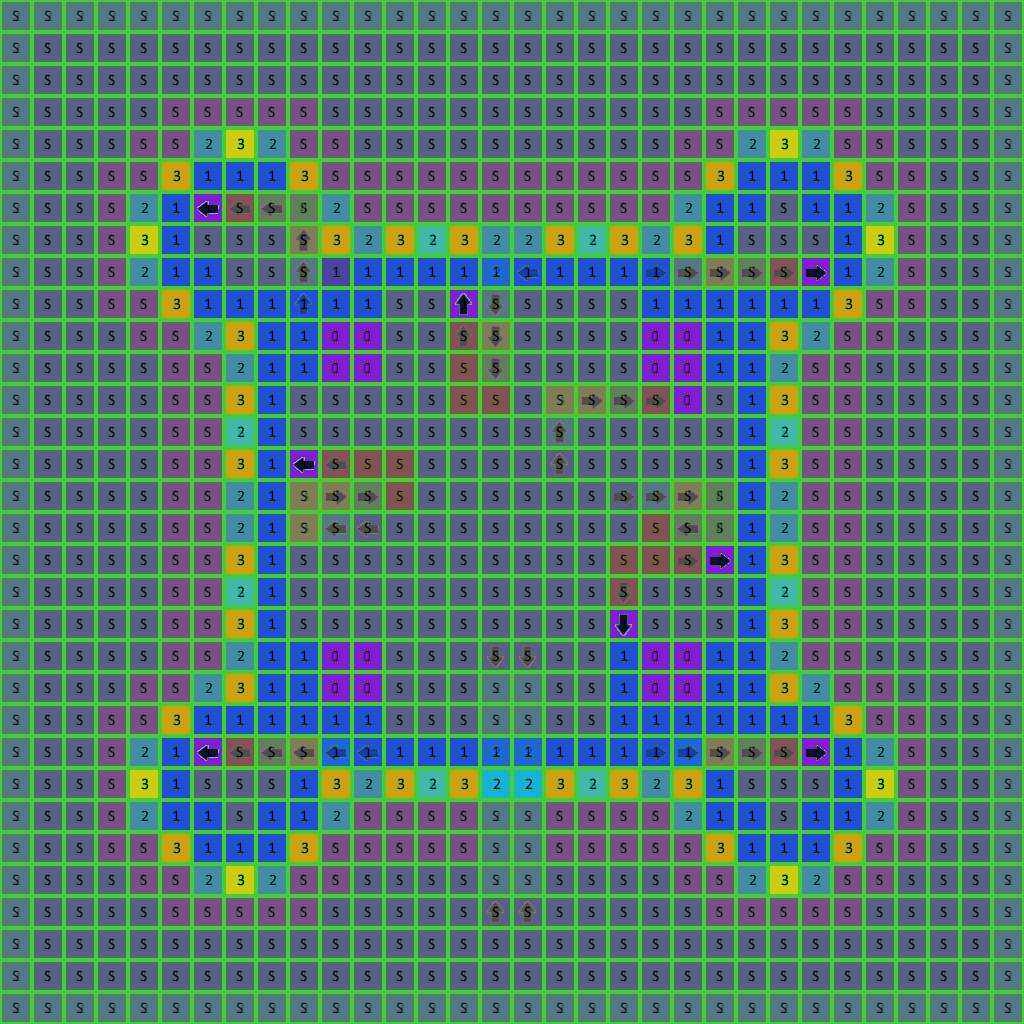

A level layout from a 2D game, rendered from its tile map. Below: a short description, then the map file with tile-grid data replaced by summaries:
An orthogonal 32x32 tile map with 32x32 px tiles, 2 tile layers (Tile Layer 1, Tile Layer 2) and 21 objects (16x Torch, 5x Light).

<map version="1.0" orientation="orthogonal" width="32" height="32" tilewidth="32" tileheight="32">
 <tileset firstgid="1" name="TileMapLarge" tilewidth="32" tileheight="32">
  <image source="TileMapLarge.png" width="256" height="256" />
  <tile id="0">
   <properties>
    <property name="height" value="0" />
   </properties>
  </tile>
  <tile id="1">
   <properties>
    <property name="height" value="1" />
   </properties>
  </tile>
  <tile id="2">
   <properties>
    <property name="height" value="2" />
   </properties>
  </tile>
  <tile id="3">
   <properties>
    <property name="height" value="3" />
   </properties>
  </tile>
  <tile id="4">
   <properties>
    <property name="height" value="4" />
   </properties>
  </tile>
  <tile id="5">
   <properties>
    <property name="height" value="5" />
    <property name="solid" value="" />
   </properties>
  </tile>
  <tile id="8">
   <properties>
    <property name="height" value="0" />
    <property name="ramp" value="up" />
   </properties>
  </tile>
  <tile id="9">
   <properties>
    <property name="height" value="1" />
    <property name="ramp" value="up" />
   </properties>
  </tile>
  <tile id="10">
   <properties>
    <property name="height" value="2" />
    <property name="ramp" value="up" />
   </properties>
  </tile>
  <tile id="11">
   <properties>
    <property name="height" value="3" />
    <property name="ramp" value="up" />
   </properties>
  </tile>
  <tile id="12">
   <properties>
    <property name="height" value="4" />
    <property name="ramp" value="up" />
   </properties>
  </tile>
  <tile id="13">
   <properties>
    <property name="height" value="5" />
    <property name="ramp" value="up" />
   </properties>
  </tile>
  <tile id="16">
   <properties>
    <property name="height" value="0" />
    <property name="ramp" value="down" />
   </properties>
  </tile>
  <tile id="17">
   <properties>
    <property name="height" value="1" />
    <property name="ramp" value="down" />
   </properties>
  </tile>
  <tile id="18">
   <properties>
    <property name="height" value="2" />
    <property name="ramp" value="down" />
   </properties>
  </tile>
  <tile id="19">
   <properties>
    <property name="height" value="3" />
    <property name="ramp" value="down" />
   </properties>
  </tile>
  <tile id="20">
   <properties>
    <property name="height" value="4" />
    <property name="ramp" value="down" />
   </properties>
  </tile>
  <tile id="21">
   <properties>
    <property name="height" value="5" />
    <property name="ramp" value="down" />
   </properties>
  </tile>
  <tile id="24">
   <properties>
    <property name="height" value="0" />
    <property name="ramp" value="left" />
   </properties>
  </tile>
  <tile id="25">
   <properties>
    <property name="height" value="1" />
    <property name="ramp" value="left" />
   </properties>
  </tile>
  <tile id="26">
   <properties>
    <property name="height" value="2" />
    <property name="ramp" value="left" />
   </properties>
  </tile>
  <tile id="27">
   <properties>
    <property name="height" value="3" />
    <property name="ramp" value="left" />
   </properties>
  </tile>
  <tile id="28">
   <properties>
    <property name="height" value="4" />
    <property name="ramp" value="left" />
   </properties>
  </tile>
  <tile id="29">
   <properties>
    <property name="height" value="5" />
    <property name="ramp" value="left" />
   </properties>
  </tile>
  <tile id="32">
   <properties>
    <property name="height" value="0" />
    <property name="ramp" value="right" />
   </properties>
  </tile>
  <tile id="33">
   <properties>
    <property name="height" value="1" />
    <property name="ramp" value="right" />
   </properties>
  </tile>
  <tile id="34">
   <properties>
    <property name="height" value="2" />
    <property name="ramp" value="right" />
   </properties>
  </tile>
  <tile id="35">
   <properties>
    <property name="height" value="3" />
    <property name="ramp" value="right" />
   </properties>
  </tile>
  <tile id="36">
   <properties>
    <property name="height" value="4" />
    <property name="ramp" value="right" />
   </properties>
  </tile>
  <tile id="37">
   <properties>
    <property name="height" value="5" />
    <property name="ramp" value="right" />
   </properties>
  </tile>
 </tileset>
 <layer name="Tile Layer 1" width="32" height="32" opacity="0.5">
  <data>[1024 cells, 1024 non-empty, 25 distinct tile ids]</data>
 </layer>
 <objectgroup name="objects" width="32" height="32">
  <object name="Light" x="783" y="239">
   <properties>
    <property name="color" value="2" />
    <property name="height" value="3" />
   </properties>
  </object>
  <object name="Light" x="239" y="240">
   <properties>
    <property name="color" value="4" />
    <property name="height" value="3" />
   </properties>
  </object>
  <object name="Light" x="239" y="785">
   <properties>
    <property name="color" value="2" />
    <property name="height" value="3" />
   </properties>
  </object>
  <object name="Light" x="784" y="785">
   <properties>
    <property name="color" value="4" />
    <property name="height" value="3" />
   </properties>
  </object>
  <object name="Light" x="511" y="512">
   <properties>
    <property name="color" value="3" />
    <property name="height" value="3" />
   </properties>
  </object>
  <object name="Torch" x="399" y="809">
   <properties>
    <property name="W" value="" />
    <property name="color" value="1" />
    <property name="height" value="2" />
   </properties>
  </object>
  <object name="Torch" x="625" y="810">
   <properties>
    <property name="W" value="" />
    <property name="color" value="1" />
    <property name="height" value="2" />
   </properties>
  </object>
  <object name="Torch" x="624" y="267">
   <properties>
    <property name="W" value="" />
    <property name="color" value="1" />
    <property name="height" value="2" />
   </properties>
  </object>
  <object name="Torch" x="398" y="266">
   <properties>
    <property name="W" value="" />
    <property name="color" value="1" />
    <property name="height" value="2" />
   </properties>
  </object>
  <object name="Torch" x="625" y="213">
   <properties>
    <property name="E" value="" />
    <property name="color" value="1" />
    <property name="height" value="2" />
   </properties>
  </object>
  <object name="Torch" x="399" y="212">
   <properties>
    <property name="E" value="" />
    <property name="color" value="1" />
    <property name="height" value="2" />
   </properties>
  </object>
  <object name="Torch" x="624" y="756">
   <properties>
    <property name="E" value="" />
    <property name="color" value="1" />
    <property name="height" value="2" />
   </properties>
  </object>
  <object name="Torch" x="398" y="755">
   <properties>
    <property name="E" value="" />
    <property name="color" value="1" />
    <property name="height" value="2" />
   </properties>
  </object>
  <object name="Torch" x="267" y="402">
   <properties>
    <property name="S" value="" />
    <property name="color" value="1" />
    <property name="height" value="2" />
   </properties>
  </object>
  <object name="Torch" x="268" y="622">
   <properties>
    <property name="S" value="" />
    <property name="color" value="1" />
    <property name="height" value="2" />
   </properties>
  </object>
  <object name="Torch" x="811" y="401">
   <properties>
    <property name="S" value="" />
    <property name="color" value="1" />
    <property name="height" value="2" />
   </properties>
  </object>
  <object name="Torch" x="812" y="621">
   <properties>
    <property name="S" value="" />
    <property name="color" value="1" />
    <property name="height" value="2" />
   </properties>
  </object>
  </objectgroup>
 <layer name="Tile Layer 2" width="32" height="32" opacity="0.62">
  <data>[1024 cells, 1024 non-empty, 9 distinct tile ids]</data>
 </layer>
</map>
<!-- 4 of 21 objects omitted -->